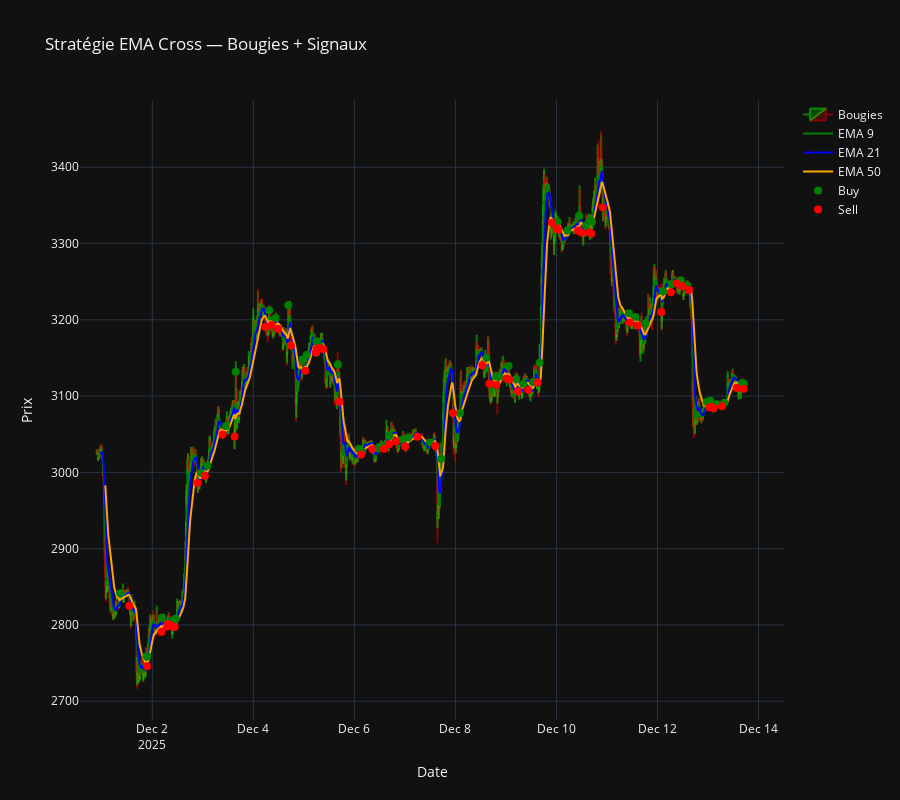
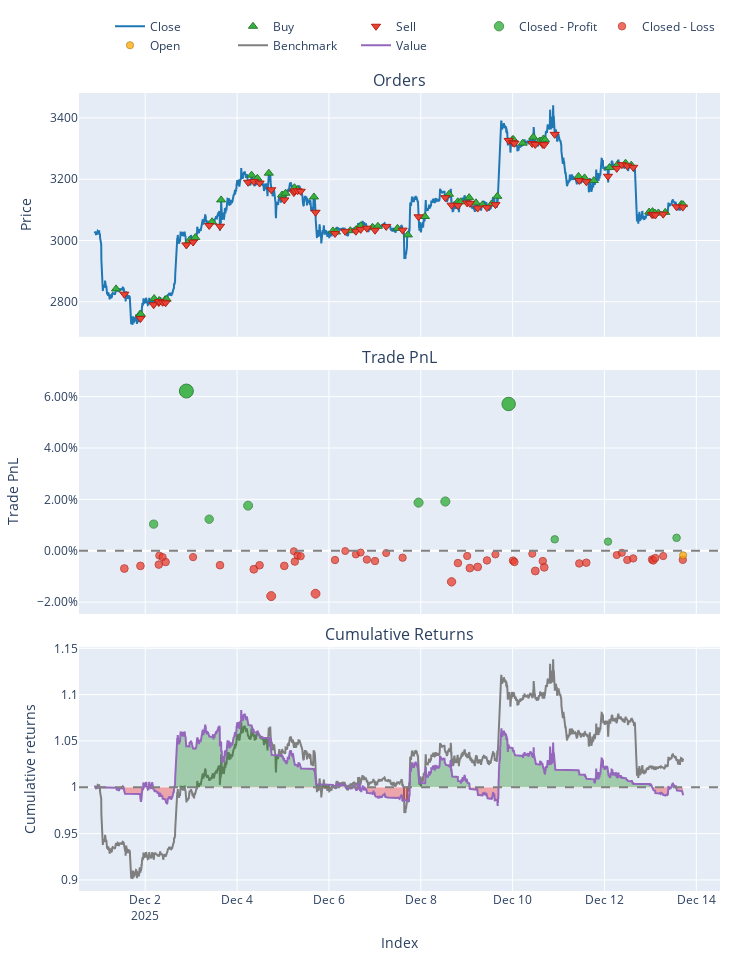

Write notebook code for charts like these, in order.
### Code cell
import vectorbt as vbt
import plotly.graph_objects as go

close = df['Close']

# ================================================
# 1) EMA
# ================================================
ema9  = vbt.MA.run(close, window=9, ewm=True).ma
ema50 = vbt.MA.run(close, window=50, ewm=True).ma

# ================================================
# 2) VWAP
# ================================================
vwap = vbt.VWAP.run(
    high=df['High'],
    low=df['Low'],
    close=close,
    volume=df['Volume']
).vwap

# ================================================
# 3) Signaux
# ================================================
entries = ema9.vbt.crossed_above(ema50)
exits   = ema9.vbt.crossed_below(ema50)

tp_vwap = close >= vwap  # TP logique

# ================================================
# 4) Backtest
# ================================================
pf_vwap = vbt.Portfolio.from_signals(
    close,
    entries,
    exits | tp_vwap,
    init_cash=10_000,
    fees=0.0004,
    slippage=0.0002,
    freq='5m'
)

print("===== VWAP TP =====")
print(pf_vwap.stats())

# ================================================
# 5) Graphique
# ================================================
trades = pf_vwap.trades.records_readable

fig = go.Figure()

# Bougies
fig.add_trace(go.Candlestick(
    x=df.index,
    open=df['Open'],
    high=df['High'],
    low=df['Low'],
    close=close,
    name="Prix",
    increasing_line_color='rgba(0,200,0,0.6)',
    decreasing_line_color='rgba(200,0,0,0.6)',
    increasing_fillcolor='rgba(0,200,0,0.3)',
    decreasing_fillcolor='rgba(200,0,0,0.3)'
))

# EMA
fig.add_trace(go.Scatter(x=df.index, y=ema9,  name="EMA 9",  line=dict(color='green')))
fig.add_trace(go.Scatter(x=df.index, y=ema50, name="EMA 50", line=dict(color='orange')))

# VWAP
fig.add_trace(go.Scatter(
    x=df.index,
    y=vwap,
    name="VWAP",
    line=dict(color='purple', width=2)
))

# Entrées / sorties
fig.add_trace(go.Scatter(
    x=trades['Entry Timestamp'],
    y=trades['Avg Entry Price'],
    mode='markers',
    marker=dict(color='lime', size=9),
    name='Buy'
))

fig.add_trace(go.Scatter(
    x=trades['Exit Timestamp'],
    y=trades['Avg Exit Price'],
    mode='markers',
    marker=dict(color='red', size=9),
    name='Sell'
))

fig.update_layout(
    title="EMA Cross + TP VWAP",
    template="plotly_dark",
    height=800,
    xaxis_rangeslider_visible=False
)

fig.show()

### Figure 1 — Plotly figure (JSON) as saved in the notebook; plotly's stock layout.template omitted (floating-point values rounded to 4 significant figures; data arrays with more than 128 entries replaced by an {"elided": "..."} marker saying what was removed)
{"data": [{"close": {"elided": "3691 float values"}, "decreasing": {"fillcolor": "rgba(200,0,0,0.3)", "line": {"color": "rgba(200,0,0,0.6)"}}, "high": {"elided": "3691 float values"}, "increasing": {"fillcolor": "rgba(0,200,0,0.3)", "line": {"color": "rgba(0,200,0,0.6)"}}, "low": {"elided": "3691 float values"}, "name": "Bougies", "open": {"elided": "3691 float values"}, "type": "candlestick", "x": {"elided": "3691 str values"}}, {"line": {"color": "green"}, "mode": "lines", "name": "EMA 9", "type": "scatter", "x": {"elided": "3691 str values"}, "y": {"elided": "3691 float values"}}, {"line": {"color": "blue"}, "mode": "lines", "name": "EMA 21", "type": "scatter", "x": {"elided": "3691 str values"}, "y": {"elided": "3691 float values"}}, {"line": {"color": "orange"}, "mode": "lines", "name": "EMA 50", "type": "scatter", "x": {"elided": "3691 str values"}, "y": {"elided": "3691 float values"}}, {"marker": {"color": "green", "size": 8}, "mode": "markers", "name": "Buy", "type": "scatter", "x": ["2025-12-01T08:45:00+01:00", "2025-12-01T21:15:00+01:00", "2025-12-01T21:40:00+01:00", "2025-12-02T04:40:00+01:00", "2025-12-02T07:15:00+01:00", "2025-12-02T07:25:00+01:00", "2025-12-02T10:25:00+01:00", "2025-12-02T11:10:00+01:00", "2025-12-02T23:05:00+01:00", "2025-12-03T02:10:00+01:00", "2025-12-03T10:55:00+01:00", "2025-12-03T15:40:00+01:00", "2025-12-04T07:35:00+01:00", "2025-12-04T10:35:00+01:00", "2025-12-04T16:35:00+01:00", "2025-12-04T23:30:00+01:00", "2025-12-05T01:20:00+01:00", "2025-12-05T06:00:00+01:00", "2025-12-05T07:30:00+01:00", "2025-12-05T07:40:00+01:00", "2025-12-05T16:10:00+01:00", "2025-12-06T02:05:00+01:00", "2025-12-06T03:40:00+01:00", "2025-12-06T11:10:00+01:00", "2025-12-06T14:15:00+01:00", "2025-12-06T16:40:00+01:00", "2025-12-06T22:45:00+01:00", "2025-12-07T01:35:00+01:00", "2025-12-07T11:50:00+01:00", "2025-12-07T17:15:00+01:00", "2025-12-08T02:10:00+01:00", "2025-12-08T14:45:00+01:00", "2025-12-08T19:20:00+01:00", "2025-12-08T20:50:00+01:00", "2025-12-09T01:15:00+01:00", "2025-12-09T04:50:00+01:00", "2025-12-09T08:15:00+01:00", "2025-12-09T12:55:00+01:00", "2025-12-09T16:00:00+01:00", "2025-12-09T23:55:00+01:00", "2025-12-10T00:25:00+01:00", "2025-12-10T05:15:00+01:00", "2025-12-10T10:45:00+01:00", "2025-12-10T14:05:00+01:00", "2025-12-10T16:05:00+01:00", "2025-12-10T16:55:00+01:00", "2025-12-11T10:25:00+01:00", "2025-12-11T13:35:00+01:00", "2025-12-11T18:25:00+01:00", "2025-12-12T02:35:00+01:00", "2025-12-12T06:45:00+01:00", "2025-12-12T11:00:00+01:00", "2025-12-12T14:00:00+01:00", "2025-12-12T23:20:00+01:00", "2025-12-13T01:05:00+01:00", "2025-12-13T02:20:00+01:00", "2025-12-13T04:10:00+01:00", "2025-12-13T07:45:00+01:00", "2025-12-13T16:05:00+01:00", "2025-12-13T17:00:00+01:00"], "y": [2842.0, 2759.0, 2759.0, 2810.0, 2803.0, 2803.0, 2806.0, 2808.0, 2999.0, 3009.0, 3061.0, 3132.0, 3213.0, 3202.0, 3219.0, 3148.0, 3154.0, 3172.0, 3165.0, 3164.0, 3141.0, 3031.0, 3027.0, 3031.0, 3035.0, 3048.0, 3043.0, 3046.0, 3039.0, 3018.0, 3078.0, 3150.0, 3126.0, 3126.0, 3139.0, 3122.0, 3116.0, 3118.0, 3144.0, 3328.0, 3329.0, 3317.0, 3337.0, 3324.0, 3331.0, 3328.0, 3209.0, 3204.0, 3195.0, 3238.0, 3247.0, 3252.0, 3245.0, 3092.0, 3094.0, 3089.0, 3089.0, 3091.0, 3117.0, 3116.0]}, {"marker": {"color": "red", "size": 8}, "mode": "markers", "name": "Sell", "type": "scatter", "x": ["2025-12-01T13:05:00+01:00", "2025-12-01T21:30:00+01:00", "2025-12-02T04:25:00+01:00", "2025-12-02T07:05:00+01:00", "2025-12-02T07:20:00+01:00", "2025-12-02T09:05:00+01:00", "2025-12-02T10:40:00+01:00", "2025-12-02T21:30:00+01:00", "2025-12-03T01:00:00+01:00", "2025-12-03T09:25:00+01:00", "2025-12-03T15:05:00+01:00", "2025-12-04T05:45:00+01:00", "2025-12-04T08:45:00+01:00", "2025-12-04T11:45:00+01:00", "2025-12-04T17:50:00+01:00", "2025-12-05T00:40:00+01:00", "2025-12-05T05:40:00+01:00", "2025-12-05T06:10:00+01:00", "2025-12-05T07:35:00+01:00", "2025-12-05T09:15:00+01:00", "2025-12-05T17:00:00+01:00", "2025-12-06T03:10:00+01:00", "2025-12-06T08:30:00+01:00", "2025-12-06T14:05:00+01:00", "2025-12-06T16:35:00+01:00", "2025-12-06T19:50:00+01:00", "2025-12-07T00:05:00+01:00", "2025-12-07T05:55:00+01:00", "2025-12-07T14:30:00+01:00", "2025-12-07T22:50:00+01:00", "2025-12-08T12:50:00+01:00", "2025-12-08T16:05:00+01:00", "2025-12-08T19:25:00+01:00", "2025-12-09T00:15:00+01:00", "2025-12-09T01:40:00+01:00", "2025-12-09T05:45:00+01:00", "2025-12-09T10:35:00+01:00", "2025-12-09T15:00:00+01:00", "2025-12-09T21:55:00+01:00", "2025-12-10T00:10:00+01:00", "2025-12-10T00:55:00+01:00", "2025-12-10T10:15:00+01:00", "2025-12-10T11:50:00+01:00", "2025-12-10T15:45:00+01:00", "2025-12-10T16:30:00+01:00", "2025-12-10T22:00:00+01:00", "2025-12-11T10:50:00+01:00", "2025-12-11T14:30:00+01:00", "2025-12-12T01:50:00+01:00", "2025-12-12T06:25:00+01:00", "2025-12-12T09:05:00+01:00", "2025-12-12T11:55:00+01:00", "2025-12-12T15:00:00+01:00", "2025-12-13T00:50:00+01:00", "2025-12-13T01:30:00+01:00", "2025-12-13T02:35:00+01:00", "2025-12-13T06:40:00+01:00", "2025-12-13T13:40:00+01:00", "2025-12-13T16:55:00+01:00"], "y": [2825.0, 2746.0, 2791.0, 2798.0, 2801.0, 2799.0, 2797.0, 2986.0, 2996.0, 3050.0, 3047.0, 3191.0, 3193.0, 3188.0, 3166.0, 3133.0, 3157.0, 3162.0, 3163.0, 3161.0, 3093.0, 3023.0, 3030.0, 3031.0, 3037.0, 3041.0, 3034.0, 3047.0, 3034.0, 3078.0, 3140.0, 3116.0, 3114.0, 3123.0, 3122.0, 3106.0, 3108.0, 3118.0, 3327.0, 3320.0, 3318.0, 3317.0, 3314.0, 3314.0, 3313.0, 3347.0, 3197.0, 3193.0, 3210.0, 3236.0, 3248.0, 3244.0, 3239.0, 3085.0, 3086.0, 3084.0, 3087.0, 3111.0, 3110.0]}], "layout": {"height": 800, "title": {"text": "Stratégie EMA Cross — Bougies + Signaux"}, "xaxis": {"rangeslider": {"visible": false}, "title": {"text": "Date"}}, "yaxis": {"title": {"text": "Prix"}}}}

### Figure 2 — Plotly figure (JSON) as saved in the notebook; plotly's stock layout.template omitted (floating-point values rounded to 4 significant figures; data arrays with more than 128 entries replaced by an {"elided": "..."} marker saying what was removed)
{"data": [{"legendgroup": "0", "line": {"color": "#1f77b4"}, "name": "Close", "showlegend": true, "type": "scatter", "uid": "1224e3cb-69c1-477a-9a9f-d5991aee573f", "x": {"elided": "3691 str values"}, "xaxis": "x", "y": {"elided": "3691 float values"}, "yaxis": "y"}, {"customdata": {"elided": "60x3 float values"}, "hovertemplate": "Order Id: %{customdata[0]}<br>Timestamp: %{x}<br>Price: %{y}<br>Size: %{customdata[1]:.6f}<br>Fees: %{customdata[2]:.6f}", "legendgroup": "1", "marker": {"color": "#37B13F", "line": {"color": "rgb(38,123,44)", "width": 1}, "size": 8, "symbol": "triangle-up"}, "mode": "markers", "name": "Buy", "type": "scatter", "uid": "8b5017e2-1e16-45e5-90b7-5e4f5adf355b", "x": ["2025-12-01T08:45:00+01:00", "2025-12-01T21:15:00+01:00", "2025-12-01T21:40:00+01:00", "2025-12-02T04:40:00+01:00", "2025-12-02T07:15:00+01:00", "2025-12-02T07:25:00+01:00", "2025-12-02T10:25:00+01:00", "2025-12-02T11:10:00+01:00", "2025-12-02T23:05:00+01:00", "2025-12-03T02:10:00+01:00", "2025-12-03T10:55:00+01:00", "2025-12-03T15:40:00+01:00", "2025-12-04T07:35:00+01:00", "2025-12-04T10:35:00+01:00", "2025-12-04T16:35:00+01:00", "2025-12-04T23:30:00+01:00", "2025-12-05T01:20:00+01:00", "2025-12-05T06:00:00+01:00", "2025-12-05T07:30:00+01:00", "2025-12-05T07:40:00+01:00", "2025-12-05T16:10:00+01:00", "2025-12-06T02:05:00+01:00", "2025-12-06T03:40:00+01:00", "2025-12-06T11:10:00+01:00", "2025-12-06T14:15:00+01:00", "2025-12-06T16:40:00+01:00", "2025-12-06T22:45:00+01:00", "2025-12-07T01:35:00+01:00", "2025-12-07T11:50:00+01:00", "2025-12-07T17:15:00+01:00", "2025-12-08T02:10:00+01:00", "2025-12-08T14:45:00+01:00", "2025-12-08T19:20:00+01:00", "2025-12-08T20:50:00+01:00", "2025-12-09T01:15:00+01:00", "2025-12-09T04:50:00+01:00", "2025-12-09T08:15:00+01:00", "2025-12-09T12:55:00+01:00", "2025-12-09T16:00:00+01:00", "2025-12-09T23:55:00+01:00", "2025-12-10T00:25:00+01:00", "2025-12-10T05:15:00+01:00", "2025-12-10T10:45:00+01:00", "2025-12-10T14:05:00+01:00", "2025-12-10T16:05:00+01:00", "2025-12-10T16:55:00+01:00", "2025-12-11T10:25:00+01:00", "2025-12-11T13:35:00+01:00", "2025-12-11T18:25:00+01:00", "2025-12-12T02:35:00+01:00", "2025-12-12T06:45:00+01:00", "2025-12-12T11:00:00+01:00", "2025-12-12T14:00:00+01:00", "2025-12-12T23:20:00+01:00", "2025-12-13T01:05:00+01:00", "2025-12-13T02:20:00+01:00", "2025-12-13T04:10:00+01:00", "2025-12-13T07:45:00+01:00", "2025-12-13T16:05:00+01:00", "2025-12-13T17:00:00+01:00"], "xaxis": "x", "y": [2842.0, 2759.0, 2760.0, 2810.0, 2804.0, 2803.0, 2807.0, 2809.0, 3000.0, 3010.0, 3061.0, 3132.0, 3213.0, 3203.0, 3220.0, 3149.0, 3154.0, 3172.0, 3166.0, 3165.0, 3142.0, 3031.0, 3028.0, 3032.0, 3036.0, 3048.0, 3043.0, 3046.0, 3040.0, 3018.0, 3078.0, 3151.0, 3126.0, 3126.0, 3140.0, 3123.0, 3117.0, 3119.0, 3144.0, 3329.0, 3329.0, 3318.0, 3337.0, 3324.0, 3331.0, 3329.0, 3209.0, 3204.0, 3196.0, 3238.0, 3247.0, 3252.0, 3246.0, 3093.0, 3094.0, 3090.0, 3090.0, 3092.0, 3118.0, 3117.0], "yaxis": "y"}, {"customdata": {"elided": "59x3 float values"}, "hovertemplate": "Order Id: %{customdata[0]}<br>Timestamp: %{x}<br>Price: %{y}<br>Size: %{customdata[1]:.6f}<br>Fees: %{customdata[2]:.6f}", "legendgroup": "2", "marker": {"color": "#EA4335", "line": {"color": "rgb(181,31,18)", "width": 1}, "size": 8, "symbol": "triangle-down"}, "mode": "markers", "name": "Sell", "type": "scatter", "uid": "d29f16d4-1e77-49fb-8bc1-05586915b931", "x": ["2025-12-01T13:05:00+01:00", "2025-12-01T21:30:00+01:00", "2025-12-02T04:25:00+01:00", "2025-12-02T07:05:00+01:00", "2025-12-02T07:20:00+01:00", "2025-12-02T09:05:00+01:00", "2025-12-02T10:40:00+01:00", "2025-12-02T21:30:00+01:00", "2025-12-03T01:00:00+01:00", "2025-12-03T09:25:00+01:00", "2025-12-03T15:05:00+01:00", "2025-12-04T05:45:00+01:00", "2025-12-04T08:45:00+01:00", "2025-12-04T11:45:00+01:00", "2025-12-04T17:50:00+01:00", "2025-12-05T00:40:00+01:00", "2025-12-05T05:40:00+01:00", "2025-12-05T06:10:00+01:00", "2025-12-05T07:35:00+01:00", "2025-12-05T09:15:00+01:00", "2025-12-05T17:00:00+01:00", "2025-12-06T03:10:00+01:00", "2025-12-06T08:30:00+01:00", "2025-12-06T14:05:00+01:00", "2025-12-06T16:35:00+01:00", "2025-12-06T19:50:00+01:00", "2025-12-07T00:05:00+01:00", "2025-12-07T05:55:00+01:00", "2025-12-07T14:30:00+01:00", "2025-12-07T22:50:00+01:00", "2025-12-08T12:50:00+01:00", "2025-12-08T16:05:00+01:00", "2025-12-08T19:25:00+01:00", "2025-12-09T00:15:00+01:00", "2025-12-09T01:40:00+01:00", "2025-12-09T05:45:00+01:00", "2025-12-09T10:35:00+01:00", "2025-12-09T15:00:00+01:00", "2025-12-09T21:55:00+01:00", "2025-12-10T00:10:00+01:00", "2025-12-10T00:55:00+01:00", "2025-12-10T10:15:00+01:00", "2025-12-10T11:50:00+01:00", "2025-12-10T15:45:00+01:00", "2025-12-10T16:30:00+01:00", "2025-12-10T22:00:00+01:00", "2025-12-11T10:50:00+01:00", "2025-12-11T14:30:00+01:00", "2025-12-12T01:50:00+01:00", "2025-12-12T06:25:00+01:00", "2025-12-12T09:05:00+01:00", "2025-12-12T11:55:00+01:00", "2025-12-12T15:00:00+01:00", "2025-12-13T00:50:00+01:00", "2025-12-13T01:30:00+01:00", "2025-12-13T02:35:00+01:00", "2025-12-13T06:40:00+01:00", "2025-12-13T13:40:00+01:00", "2025-12-13T16:55:00+01:00"], "xaxis": "x", "y": [2825.0, 2745.0, 2790.0, 2798.0, 2801.0, 2798.0, 2797.0, 2986.0, 2995.0, 3049.0, 3046.0, 3190.0, 3193.0, 3187.0, 3165.0, 3132.0, 3156.0, 3161.0, 3162.0, 3161.0, 3092.0, 3023.0, 3030.0, 3030.0, 3036.0, 3040.0, 3033.0, 3046.0, 3034.0, 3077.0, 3140.0, 3115.0, 3114.0, 3122.0, 3121.0, 3106.0, 3107.0, 3117.0, 3327.0, 3319.0, 3317.0, 3316.0, 3314.0, 3314.0, 3313.0, 3346.0, 3196.0, 3192.0, 3210.0, 3235.0, 3247.0, 3243.0, 3239.0, 3085.0, 3085.0, 3083.0, 3086.0, 3110.0, 3109.0], "yaxis": "y"}, {"customdata": [[2.0, 2.0, 102.3, 0.01037], [7.0, 7.0, 611.1, 0.06217], [9.0, 9.0, 128.0, 0.01229], [11.0, 11.0, 184.1, 0.01756], [29.0, 29.0, 184.7, 0.01873], [30.0, 30.0, 192.5, 0.01917], [38.0, 38.0, 563.5, 0.05714], [45.0, 45.0, 45.07, 0.004444], [48.0, 48.0, 35.88, 0.003557], [57.0, 57.0, 49.88, 0.005032]], "hovertemplate": "Exit Trade Id: %{customdata[0]}<br>Position Id: %{customdata[1]}<br>Exit Timestamp: %{x}<br>PnL: %{customdata[2]:.6f}<br>Return: %{customdata[3]:.2%}", "legendgroup": "3", "marker": {"color": "#37B13F", "line": {"color": "rgb(38,123,44)", "width": 1}, "opacity": [0.7748, 0.9, 0.7794, 0.7922, 0.795, 0.7961, 0.8878, 0.7605, 0.7583, 0.7619], "size": [8.158, 14.0, 8.374, 8.969, 9.1, 9.15, 13.43, 7.489, 7.389, 7.555], "symbol": "circle"}, "mode": "markers", "name": "Closed - Profit", "type": "scatter", "uid": "02e6d617-275b-4fb3-9938-42cc6e9d5f4e", "x": ["2025-12-02T04:25:00+01:00", "2025-12-02T21:30:00+01:00", "2025-12-03T09:25:00+01:00", "2025-12-04T05:45:00+01:00", "2025-12-07T22:50:00+01:00", "2025-12-08T12:50:00+01:00", "2025-12-09T21:55:00+01:00", "2025-12-10T22:00:00+01:00", "2025-12-12T01:50:00+01:00", "2025-12-13T13:40:00+01:00"], "xaxis": "x2", "y": [0.01037, 0.06217, 0.01229, 0.01756, 0.01873, 0.01917, 0.05714, 0.004444, 0.003557, 0.005032], "yaxis": "y2"}, {"customdata": {"elided": "49x4 float values"}, "hovertemplate": "Exit Trade Id: %{customdata[0]}<br>Position Id: %{customdata[1]}<br>Exit Timestamp: %{x}<br>PnL: %{customdata[2]:.6f}<br>Return: %{customdata[3]:.2%}", "legendgroup": "4", "marker": {"color": "#EA4335", "line": {"color": "rgb(181,31,18)", "width": 1}, "opacity": [0.7664, 0.764, 0.7628, 0.7543, 0.7558, 0.7604, 0.7557, 0.7633, 0.7672, 0.7634, 0.7924, 0.764, 0.7502, 0.7599, 0.7542, 0.7549, 0.7902, 0.7585, 0.75, 0.7532, 0.7514, 0.758, 0.7594, 0.7519, 0.7563, 0.779, 0.7613, 0.7546, 0.766, 0.765, 0.7588, 0.7532, 0.759, 0.7603, 0.7526, 0.7688, 0.7595, 0.7654, 0.7617, 0.761, 0.7538, 0.7517, 0.7584, 0.757, 0.7579, 0.7589, 0.7566, 0.7547, 0.7583], "size": [7.767, 7.653, 7.596, 7.199, 7.27, 7.486, 7.266, 7.622, 7.801, 7.624, 8.979, 7.652, 7.009, 7.464, 7.197, 7.228, 8.874, 7.395, 7.0, 7.147, 7.067, 7.375, 7.44, 7.09, 7.293, 8.352, 7.529, 7.217, 7.749, 7.699, 7.412, 7.147, 7.419, 7.482, 7.122, 7.875, 7.441, 7.717, 7.545, 7.512, 7.176, 7.077, 7.39, 7.325, 7.37, 7.414, 7.306, 7.22, 7.387], "symbol": "circle"}, "mode": "markers", "name": "Closed - Loss", "type": "scatter", "uid": "30eeb648-3442-4b5b-94ea-3e558b646234", "x": ["2025-12-01T13:05:00+01:00", "2025-12-01T21:30:00+01:00", "2025-12-02T07:05:00+01:00", "2025-12-02T07:20:00+01:00", "2025-12-02T09:05:00+01:00", "2025-12-02T10:40:00+01:00", "2025-12-03T01:00:00+01:00", "2025-12-03T15:05:00+01:00", "2025-12-04T08:45:00+01:00", "2025-12-04T11:45:00+01:00", "2025-12-04T17:50:00+01:00", "2025-12-05T00:40:00+01:00", "2025-12-05T05:40:00+01:00", "2025-12-05T06:10:00+01:00", "2025-12-05T07:35:00+01:00", "2025-12-05T09:15:00+01:00", "2025-12-05T17:00:00+01:00", "2025-12-06T03:10:00+01:00", "2025-12-06T08:30:00+01:00", "2025-12-06T14:05:00+01:00", "2025-12-06T16:35:00+01:00", "2025-12-06T19:50:00+01:00", "2025-12-07T00:05:00+01:00", "2025-12-07T05:55:00+01:00", "2025-12-07T14:30:00+01:00", "2025-12-08T16:05:00+01:00", "2025-12-08T19:25:00+01:00", "2025-12-09T00:15:00+01:00", "2025-12-09T01:40:00+01:00", "2025-12-09T05:45:00+01:00", "2025-12-09T10:35:00+01:00", "2025-12-09T15:00:00+01:00", "2025-12-10T00:10:00+01:00", "2025-12-10T00:55:00+01:00", "2025-12-10T10:15:00+01:00", "2025-12-10T11:50:00+01:00", "2025-12-10T15:45:00+01:00", "2025-12-10T16:30:00+01:00", "2025-12-11T10:50:00+01:00", "2025-12-11T14:30:00+01:00", "2025-12-12T06:25:00+01:00", "2025-12-12T09:05:00+01:00", "2025-12-12T11:55:00+01:00", "2025-12-12T15:00:00+01:00", "2025-12-13T00:50:00+01:00", "2025-12-13T01:30:00+01:00", "2025-12-13T02:35:00+01:00", "2025-12-13T06:40:00+01:00", "2025-12-13T16:55:00+01:00"], "xaxis": "x2", "y": [-0.00691, -0.005901, -0.005392, -0.00187, -0.002501, -0.004415, -0.002466, -0.00562, -0.007206, -0.005643, -0.01765, -0.005891, -0.0001827, -0.004224, -0.001853, -0.002128, -0.01672, -0.003607, -0.0001072, -0.001414, -0.0006994, -0.003436, -0.004004, -0.0009045, -0.002709, -0.01209, -0.004796, -0.002031, -0.006748, -0.006307, -0.003762, -0.001414, -0.003823, -0.004382, -0.001185, -0.007869, -0.00402, -0.006468, -0.004937, -0.004643, -0.001669, -0.0007904, -0.003566, -0.002986, -0.003391, -0.003774, -0.002824, -0.002057, -0.003537], "yaxis": "y2"}, {"customdata": [[59.0, 59.0, -17.64, -0.001777]], "hovertemplate": "Exit Trade Id: %{customdata[0]}<br>Position Id: %{customdata[1]}<br>Exit Timestamp: %{x}<br>PnL: %{customdata[2]:.6f}<br>Return: %{customdata[3]:.2%}", "legendgroup": "5", "marker": {"color": "#FFAA00", "line": {"color": "rgb(178,118,0)", "width": 1}, "opacity": [0.754], "size": [7.188], "symbol": "circle"}, "mode": "markers", "name": "Open", "type": "scatter", "uid": "f058588f-6c7d-46ae-9278-975dd489d63a", "x": ["2025-12-13T17:05:00+01:00"], "xaxis": "x2", "y": [-0.001777], "yaxis": "y2"}, {"legendgroup": "6", "line": {"color": "#7f7f7f"}, "name": "Benchmark", "showlegend": true, "type": "scatter", "uid": "356d05b3-13e6-4f9e-a804-2ec5cbe6bd19", "x": {"elided": "3691 str values"}, "xaxis": "x3", "y": {"elided": "3691 float values"}, "yaxis": "y3"}, {"hoverinfo": "skip", "legendgroup": "7", "line": {"color": "rgba(0, 0, 0, 0)", "width": 0}, "opacity": 0, "showlegend": false, "type": "scatter", "uid": "84074c70-89da-4d35-b7d3-e9959121211b", "x": {"elided": "3691 str values"}, "xaxis": "x3", "y": {"elided": "3691 int values"}, "yaxis": "y3"}, {"connectgaps": false, "fill": "tonexty", "fillcolor": "rgba(0, 128, 0, 0.3)", "hoverinfo": "skip", "legendgroup": "7", "line": {"color": "rgba(0, 0, 0, 0)", "width": 0}, "opacity": 0, "showlegend": false, "type": "scatter", "uid": "68d22ad2-f21d-4997-880c-42fd8047b418", "x": {"elided": "3691 str values"}, "xaxis": "x3", "y": {"elided": "3691 float values"}, "yaxis": "y3"}, {"hoverinfo": "skip", "legendgroup": "7", "line": {"color": "rgba(0, 0, 0, 0)", "width": 0}, "opacity": 0, "showlegend": false, "type": "scatter", "uid": "5e464af7-e22f-4f66-a985-0469e6a3e1d6", "x": {"elided": "3691 str values"}, "xaxis": "x3", "y": {"elided": "3691 int values"}, "yaxis": "y3"}, {"connectgaps": false, "fill": "tonexty", "fillcolor": "rgba(255, 0, 0, 0.3)", "hoverinfo": "skip", "legendgroup": "7", "line": {"color": "rgba(0, 0, 0, 0)", "width": 0}, "opacity": 0, "showlegend": false, "type": "scatter", "uid": "85adf130-015f-4926-8788-0be376e28f8b", "x": {"elided": "3691 str values"}, "xaxis": "x3", "y": {"elided": "3691 float values"}, "yaxis": "y3"}, {"legendgroup": "8", "line": {"color": "#9467bd"}, "name": "Value", "showlegend": true, "type": "scatter", "uid": "a14857a7-83a9-4985-a2c4-3af2cde0f89b", "x": {"elided": "3691 str values"}, "xaxis": "x3", "y": {"elided": "3691 float values"}, "yaxis": "y3"}, {"hoverinfo": "skip", "legendgroup": "7", "line": {"color": "rgba(0, 0, 0, 0)", "width": 0}, "opacity": 0, "showlegend": false, "type": "scatter", "uid": "613c804e-a562-40d0-956b-f3d178716046", "x": {"elided": "3691 str values"}, "xaxis": "x3", "y": {"elided": "3691 int values"}, "yaxis": "y3"}], "layout": {"annotations": [{"font": {"size": 16}, "showarrow": false, "text": "Orders", "x": 0.5, "xanchor": "center", "xref": "paper", "y": 1, "yanchor": "bottom", "yref": "paper"}, {"font": {"size": 16}, "showarrow": false, "text": "Trade PnL", "x": 0.5, "xanchor": "center", "xref": "paper", "y": 0.6528, "yanchor": "bottom", "yref": "paper"}, {"font": {"size": 16}, "showarrow": false, "text": "Cumulative Returns", "x": 0.5, "xanchor": "center", "xref": "paper", "y": 0.3056, "yanchor": "bottom", "yref": "paper"}], "height": 960, "legend": {"orientation": "h", "traceorder": "normal", "x": 1, "xanchor": "right", "y": 1.042, "yanchor": "bottom"}, "margin": {"b": 30, "l": 30, "r": 30, "t": 30}, "shapes": [{"line": {"color": "gray", "dash": "dash"}, "type": "line", "x0": 0, "x1": 1, "xref": "paper", "y0": 0, "y1": 0, "yref": "y2"}, {"line": {"color": "gray", "dash": "dash"}, "type": "line", "x0": 0, "x1": 1, "xref": "paper", "y0": 1, "y1": 1, "yref": "y3"}], "showlegend": true, "width": 750, "xaxis": {"anchor": "y", "domain": [0, 1], "matches": "x3", "showticklabels": false}, "xaxis2": {"anchor": "y2", "domain": [0, 1], "matches": "x3", "showticklabels": false}, "xaxis3": {"anchor": "y3", "domain": [0, 1], "title": {"text": "Index"}}, "yaxis": {"anchor": "x", "domain": [0.6944, 1], "title": {"text": "Price"}}, "yaxis2": {"anchor": "x2", "domain": [0.3472, 0.6528], "tickformat": ".2%", "title": {"text": "Trade PnL"}}, "yaxis3": {"anchor": "x3", "domain": [0, 0.3056], "title": {"text": "Cumulative returns"}}}}
